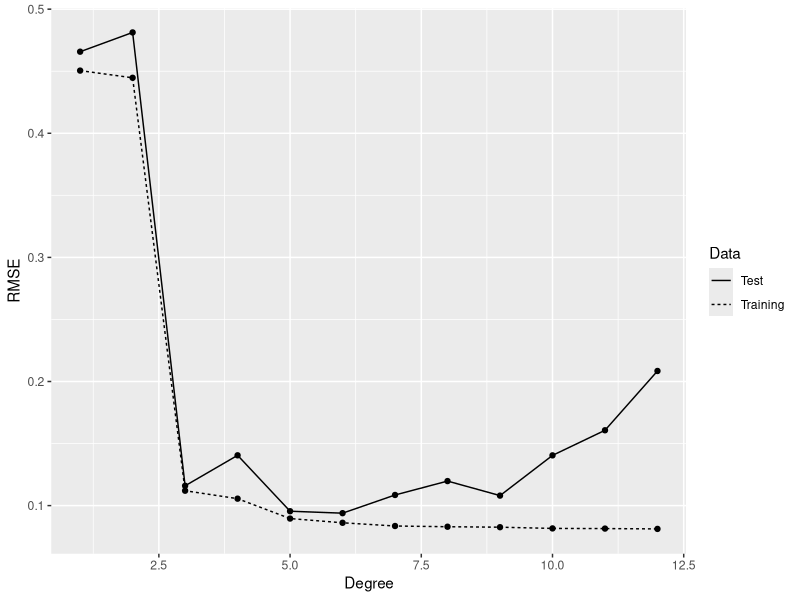

Write the R code that produced this figure.

library(ggplot2)

# generate sin data
set.seed(1)

x <- seq(0, 1, by = 0.01)
y <- sin(2 * pi * x) + rnorm(length(x), 0, 0.1)

# split data into training set and test set
n <- length(x)

indices <- sort(sample(1:n, round(0.5 * n)))

training.x <- x[indices]
training.y <- y[indices]

test.x <- x[-indices]
test.y <- y[-indices]

training.df <- data.frame(X = training.x, Y = training.y)
test.df <- data.frame(X = test.x, Y = test.y)

# define rmse (Root Mean Squared Error)
rmse <- function(y, h)
{
  return(sqrt(mean((y - h) ^ 2)))
}

# check performance for training and test data
# degree = 1 to 12
performance <- data.frame()

for (d in 1:12)
{
  poly.fit <- lm(Y ~ poly(X, degree = d), data = training.df)

  performance <- rbind(performance,
                        data.frame(Degree = d,
                                   Data = 'Training',
                                   RMSE = rmse(training.y, predict(poly.fit))))

  performance <- rbind(performance,
                        data.frame(Degree = d,
                                   Data = 'Test',
                                   RMSE = rmse(test.y, predict(poly.fit,
                                                               newdata = test.df))))
}

ggplot(performance, aes(x = Degree, y = RMSE, linetype = Data)) +
  geom_point() +
  geom_line()
